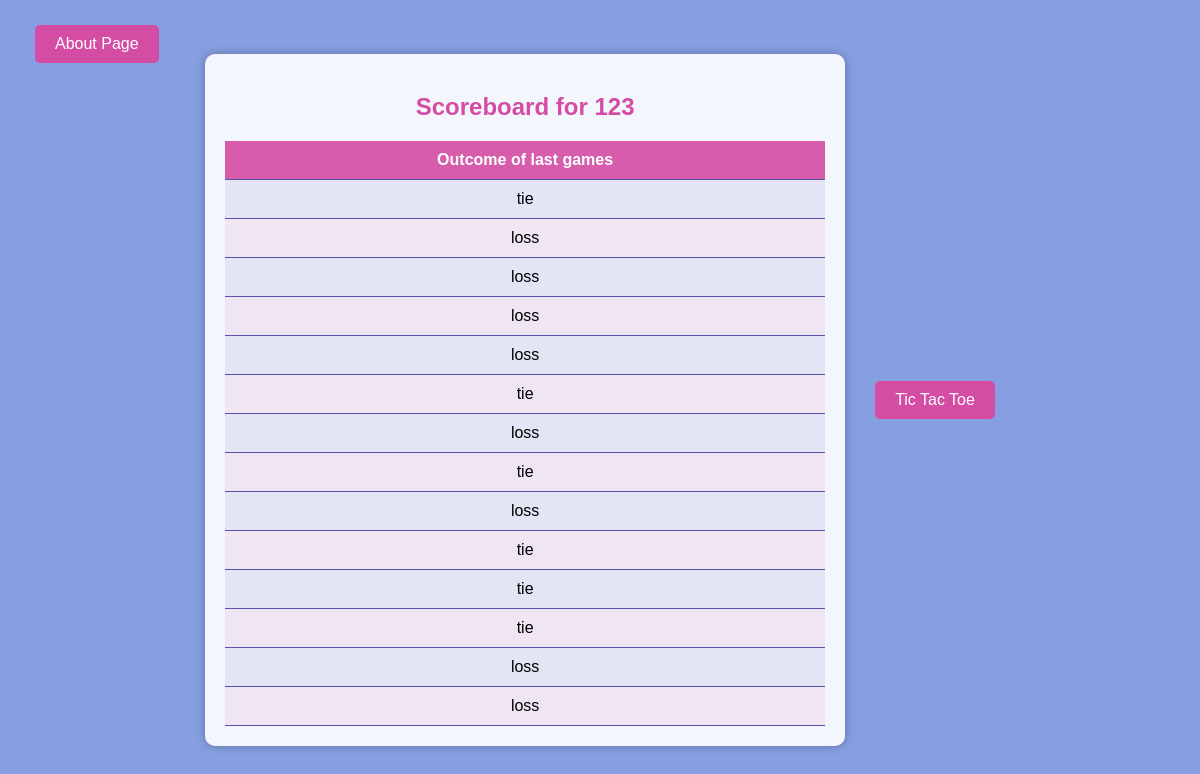
Page /scoreboard (signed in) on the earlier database version.
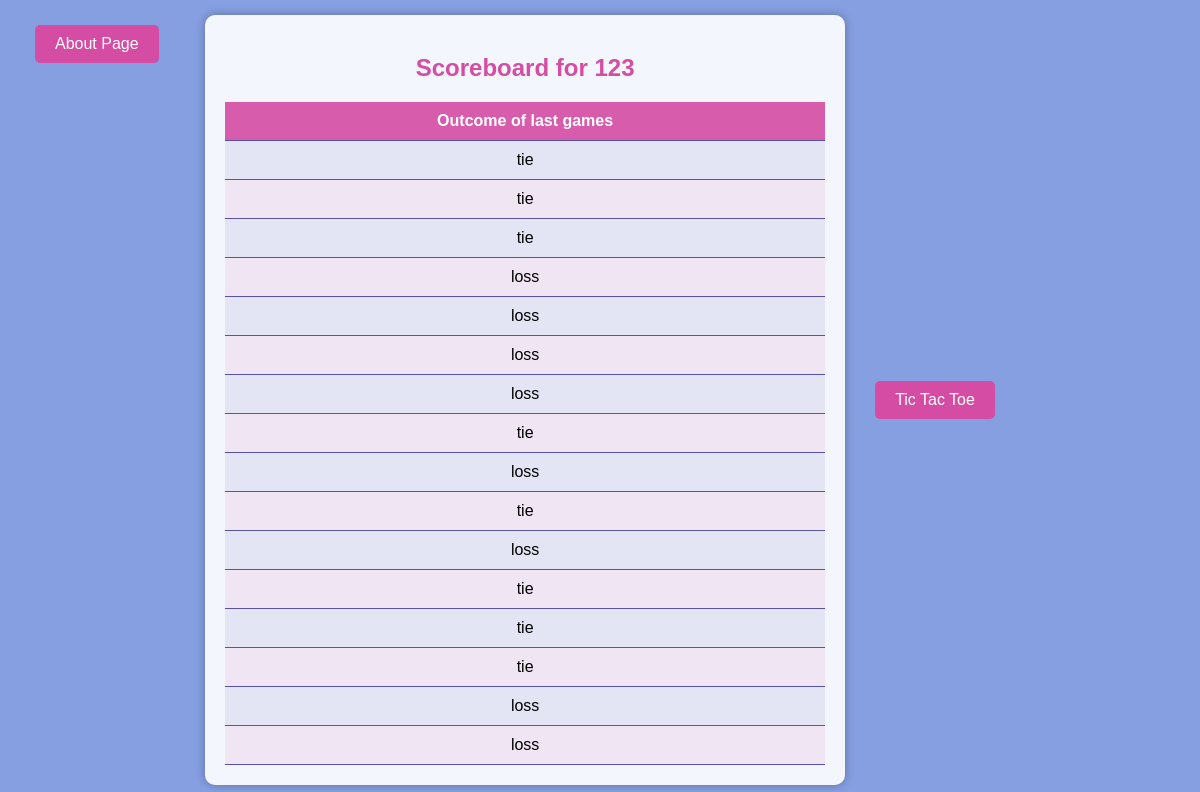
Same page on the later database version.
### app.py (models this page shows)
class User(db.Model):
    id = db.Column(db.Integer, primary_key=True)
    username = db.Column(db.String(80), unique=True, nullable=False)
    password = db.Column(db.String(255), nullable=False)

class GameResult(db.Model):
    id = db.Column(db.Integer, primary_key=True)
    user_id = db.Column(db.Integer, db.ForeignKey('user.id'), nullable=False)
    outcome = db.Column(db.String(20), nullable=False)  # 'win', 'lose', or 'draw'

### app.py (the view)
@app.route('/scoreboard')
def scoreboard():
    user_id = session.get('user_id')
    user = User.query.get(user_id)
    results = GameResult.query.filter_by(user_id=user_id).all()
    return render_template("scoreboard.html", user=user, results=reversed(results))

### templates/scoreboard.html
<!DOCTYPE html>
<a href="/about_page" class="about_page">About Page</a>
<html>
    <head>
        <link rel="stylesheet" type="text/css" href="{{ url_for('static', filename='css/style.css') }}">
        <link rel="stylesheet" type="text/css" href="{{ url_for('static', filename='css/scoreboard.css') }}">
    </head>
<body>
    <div class="scoreboard-container">
        <h2>Scoreboard for {{ user.username }}</h2>
        <table>
            <thead>
                <tr>
                    <th>Outcome of last games</th>
                </tr>
            </thead>
            <tbody>
                {% for result in results %}
                <tr>
                    <td>{{ result.outcome }}</td>
                </tr>
                {% endfor %}
            </tbody>
        </table>
    </div>
    <a href="/tic_tac_toe" class="button">Tic Tac Toe</a>
</body>
</html>

### static/css/scoreboard.css (style rules this page uses)
body { background-color: rgba(134, 159, 225, 1); font-family: Arial, sans-serif; margin: 0; display: flex; justify-content: center; align-items: center; height: 100vh; }
.scoreboard-container { background-color: rgba(255, 255, 255, 0.9); border-radius: 10px; box-shadow: 0px 0px 10px rgba(0, 0, 0, 0.3); padding: 20px; text-align: center; width: 80%; max-width: 600px; }
h2 { color: rgba(213, 76, 164, 1); }
table { width: 100%; border-collapse: collapse; margin-top: 20px; }
table th, table td { padding: 10px; border-bottom: 1px solid rgba(88, 82, 172, 1); }
table th { background-color: rgba(213, 76, 164, 0.9); color: white; }
table tbody tr:nth-child(even) { background-color: rgba(213, 76, 164, 0.1); }
table tbody tr:nth-child(odd) { background-color: rgba(88, 82, 172, 0.1); }
.button { background-color: rgba(213, 76, 164, 1); color: white; border: none; border-radius: 5px; padding: 10px 20px; margin-left: 30px; cursor: pointer; font-size: 16px; transition: background-color 0.3s ease; text-decoration: none; }
.about_page { position: absolute; top: 25px; left: 5px; background-color: rgba(213, 76, 164, 1); color: white; border: none; border-radius: 5px; padding: 10px 20px; margin-left: 30px; cursor: pointer; font-size: 16px; transition: background-color 0.3s ease; text-decoration: none; }

Differences in the rows shown:
added GameResult: outcome "tie"
added GameResult: outcome "tie"
